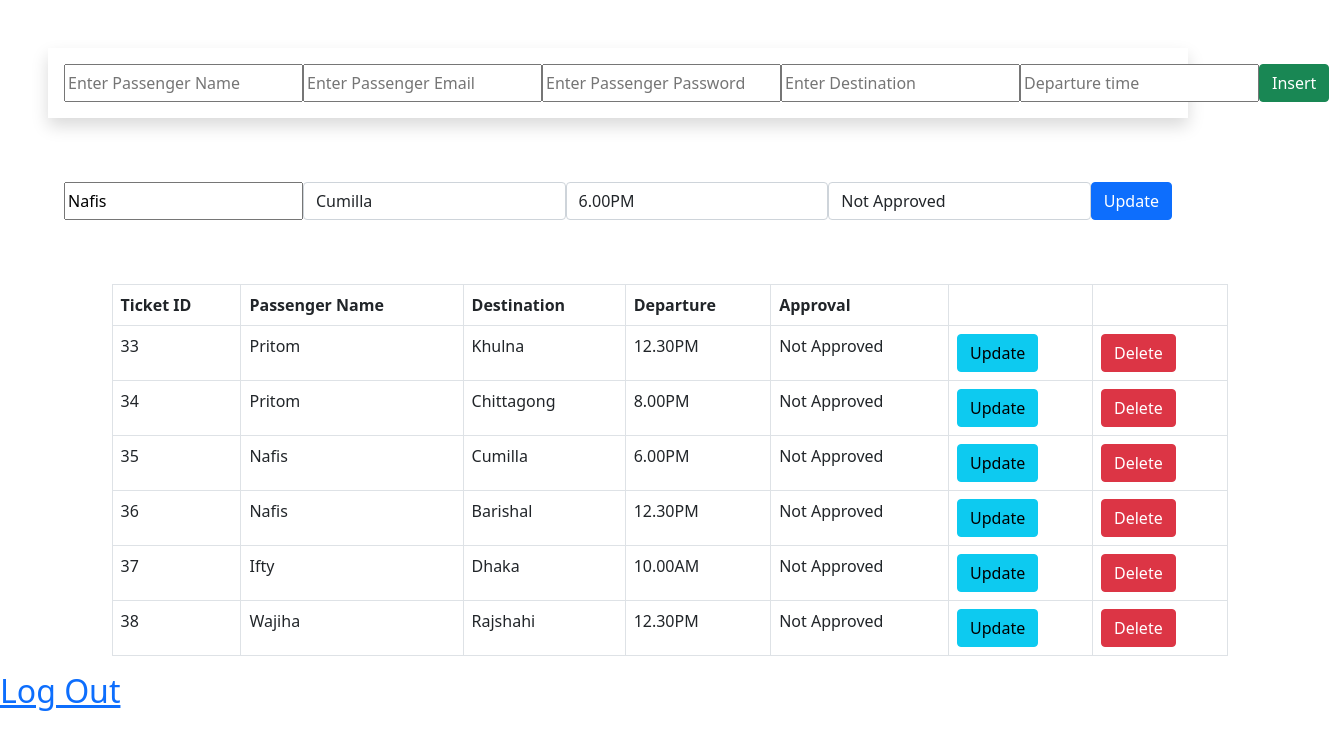
The app's page /admin_home.php?update=35 with its own data.
### tables this page shows
CREATE TABLE `ticket` (
  `id` int(11) NOT NULL,
  `destination` varchar(50) NOT NULL,
  `departure` varchar(50) NOT NULL,
  `passenger_id` int(11) NOT NULL,
  `passenger_name` varchar(30) NOT NULL,
  `operator_id` int(11) NOT NULL,
  `bus_name` varchar(30) NOT NULL,
  `seat_type` varchar(30) NOT NULL,
  `approval` varchar(30) NOT NULL
);

### admin_home.php (the view, shortened to what this page needs)
<?php
    include 'DBconnect.php';
?>
<!doctype html>
<html lang="en">
  <head>
    <link href="https://cdn.jsdelivr.net/npm/bootstrap@5.0.2/dist/css/bootstrap.min.css" rel="stylesheet">
  </head>
  <body>
    <div class="container shadow m-5 p-3">
        <form action="/busProject/admin_home.php" method="post" class="d-flex justify-content-around">
            <input class="text" type="text" name="passengername"
            placeholder="Enter Passenger Name">
            <input class="text" type="text" name="email"
            placeholder="Enter Passenger Email">
            <input class="text" type="text" name="pass"
            placeholder="Enter Passenger Password">
            <input class="text"  name="dst"
             placeholder="Enter Destination">
             <input class="text"  name="dprt"
             placeholder="Departure time">
            <input type="submit" value="Insert" name="btn" class="btn
            btn-success">
        </form>
    </div>
    <div class="container  m-5 p-3">
        <form action="" method="post" class="d-flex justify-content-around">
            <?php
                if(isset($_GET['update'])){
                    $ticket_id=$_GET['update'];
                    $query4 = "SELECT * FROM ticket WHERE id={$ticket_id}";
                    $getdata= mysqli_query($conn, $query4);
                    while($rx=mysqli_fetch_assoc($getdata)){
                        $passengername = $rx['passenger_name'];
                        $destination = $rx['destination'];
                        $depart = $rx['departure'];
                        $approve = $rx['approval'];
            ?>
            <input class="text" type="text" name="passenger_name"
             value="<?php echo $passengername ?>">
            <input class="form-control" type="text" name="desti"
            value="<?php echo $destination ?>">
            <input class="form-control" type="text" name="depart"
            value="<?php echo $depart?>">
            <input class="form-control" type="text" name="approve"
            value="<?php echo $approve?>">
            <input type="submit" value="Update" name="update_btn" class="btn
            btn-primary">
            <?php }}?>
        </form>
    </div>
    <div class="container">
        <table class ="table table-bordered">
            <tr>
                <th>Ticket ID</th>
                <th>Passenger Name</th>
                <th>Destination</th>
                <th>Departure</th>
                <th>Approval</th>
                <th></th>
                <th></th>
            </tr>
            <?php
                $query="SELECT * FROM ticket";
                $readquery = mysqli_query($conn, $query);
                if($readquery->num_rows>0){
                    while($rd=mysqli_fetch_assoc($readquery)){
                        $passengername = $rd['passenger_name'];
                        $ticket_id = $rd['id'];
                        $destination = $rd['destination'];
                        $depart = $rd['departure'];
                        $approve = $rd['approval'];
            ?>
            <tr>
                <td><?php echo $ticket_id; ?></td>
                <td><?php echo $passengername; ?></td>
                <td><?php echo $destination; ?></td>
                <td><?php echo $depart; ?></td>
                <td><?php echo $approve; ?></td>
                <td><a href="admin_home.php?update=<?php echo $ticket_id; ?>" class="btn btn-info">Update</a></td>
                <td><a href="admin_home.php?delete=<?php echo $ticket_id; ?>" class="btn btn-danger">Delete</a></td>
            </tr>
            <?php }}else{
                echo "No Data to show";
            }
             ?>
        </table>
    </div>
    <a href="User_logout.php"><h2> Log Out </h2> </a>
  </body>
</html>

### records on screen
ticket: passenger_name "Nafis", desti "Cumilla", depart "6.00PM", approve "Not Approved", id "35", destination "Cumilla", departure "6.00PM", approval "Not Approved"
ticket: id "33", passenger_name "Pritom", destination "Khulna", departure "12.30PM", approval "Not Approved"
ticket: id "34", passenger_name "Pritom", destination "Chittagong", departure "8.00PM", approval "Not Approved"
ticket: id "36", passenger_name "Nafis", destination "Barishal", departure "12.30PM", approval "Not Approved"
ticket: id "37", passenger_name "Ifty", destination "Dhaka", departure "10.00AM", approval "Not Approved"
ticket: id "38", passenger_name "Wajiha", destination "Rajshahi", departure "12.30PM", approval "Not Approved"
